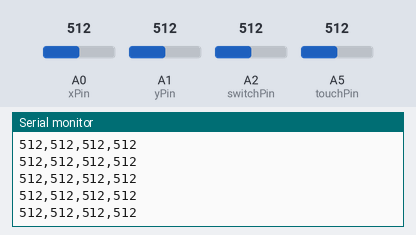
Simulated run of this sketch. Board: Arduino Uno, built with avr-gcc and run on an emulated ATmega328P. Shown: the last lines printed to the serial monitor. The test bench sets the inputs (shaded band); at power-on: A0 (xPin) = 512, A1 (yPin) = 512, A2 (switchPin) = 512, A5 (touchPin) = 512.

Above: at 1.2 s.
1.3 s: A0 (xPin) set to 109
At 2.4 s:
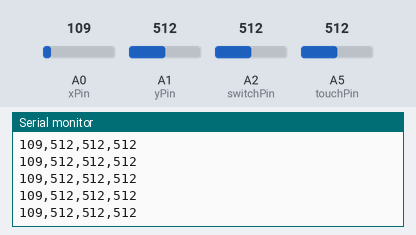
4.3 s: A0 (xPin) set to 91
At 5.3 s:
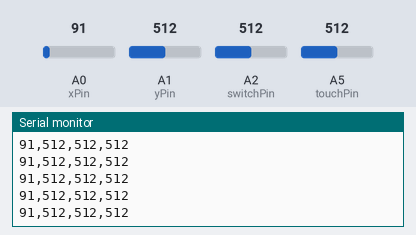
Timing chart, 0 to 7.3 s (numbered marks = the images above; inputs shaded):
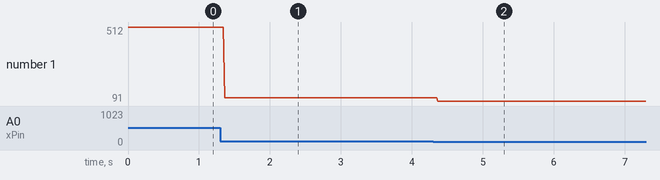

The sketch:

analog_stick.ino
```cpp
// アナログスティックのピン定義
const int xPin = A0;
const int yPin = A1;
const int switchPin = A2;
const int touchPin = A5;

void setup() {
  // シリアル通信の開始
  Serial.begin(9600);
}

void loop() {
  // アナログスティックからの読み取り
  int xValue = analogRead(xPin);
  int yValue = analogRead(yPin);
  int switchValue = analogRead(switchPin);
  int touchValue = analogRead(touchPin);

  // シリアル通信を通じてPCに送信
  Serial.print(xValue);
  Serial.print(",");
  Serial.print(yValue);
  Serial.print(",");
  Serial.print(switchValue);
  Serial.print(",");
  Serial.println(touchValue);


  // ディレイ
  delay(10);
}
```

Measured:
- after the input at 1.3 s, the serial monitor: prints a new line after 0.06 s (image 1)
- after the input at 4.3 s, the serial monitor: prints a new line after 0.07 s (image 2)
- plotted number 1: 512 → 109 after the input at 1.3 s, 109 → 91 after the input at 4.3 s
